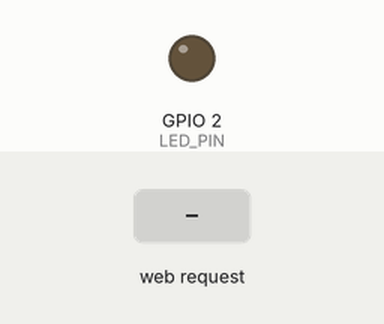
Simulated run of this sketch. Board: ESP32. On the bench: output pins drawn as LEDs (lit = HIGH). Inputs (shaded band) come from the test bench. What the sketch prints to the serial monitor is not drawn.

Above: at 1.2 s.
1.3 s: HTTP request GET /setLight?bright=1 received
At 2.0 s:
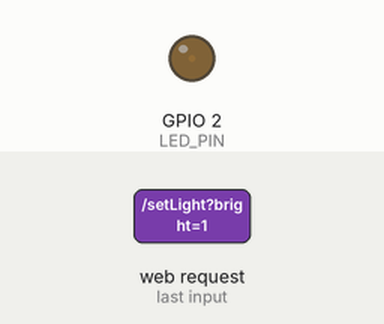
2.8 s: HTTP request GET /setLight?bright=120 received
At 3.1 s:
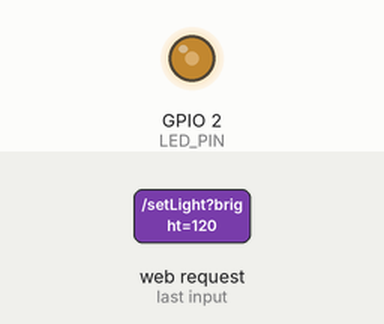
Timing chart, 0 to 5.8 s (numbered marks = the images above; inputs shaded):
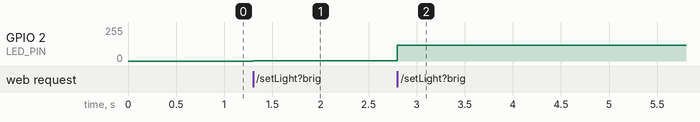

The sketch:

ex07.ino
```cpp
#include <WiFi.h>
#include <WebServer.h>

// ==================== AP热点配置（可自行修改名称密码）====================
const char* apSSID = "ESP32调光器";    // 手机搜到的WiFi名称
const char* apPWD  = "12345678";       // 热点连接密码（至少8位）
#define LED_PIN 2                       // ESP32板载LED引脚
// ======================================================================

WebServer server(80);
int ledBright = 0; // PWM亮度 0~255

// 网页页面：滑动条+JS fetch上传数值
String htmlPage = R"HTML(
<!DOCTYPE html>
<html lang="zh-CN">
<head>
    <meta charset="UTF-8">
    <meta name="viewport" content="width=device-width, initial-scale=1.0">
    <title>ESP32 热点无极调光</title>
    <style>
        body {text-align:center;font-size:22px;margin-top:60px;}
        #slider {width:85%;height:32px;margin:40px 0;}
        #showVal {font-size:30px;color:#ff3300;font-weight:bold;}
    </style>
</head>
<body>
    <h2>LED亮度调节滑块 0~255</h2>
    <!-- 题目要求滑动条 -->
    <input type="range" id="slider" min="0" max="255" value="0">
    <div>当前亮度：<span id="showVal">0</span></div>

    <script>
        let slider = document.getElementById("slider");
        let valText = document.getElementById("showVal");
        // 监听滑块拖动事件
        slider.addEventListener("input", function(){
            let num = this.value;
            valText.innerText = num;
            // fetch发送GET请求传递亮度数值
            fetch("/setLight?bright="+num);
        });
    </script>
</body>
)HTML";

// 主页路由：返回调光网页
void handleRoot(){
  server.send(200, "text/html", htmlPage);
}

// 接收滑块亮度参数路由
void handleSetLight(){
  if(server.hasArg("bright")){
    ledBright = server.arg("bright").toInt();
    analogWrite(LED_PIN, ledBright);
  }
  server.send(200, "text/plain", "OK");
}

void setup() {
  Serial.begin(115200);
  pinMode(LED_PIN, OUTPUT);
  analogWrite(LED_PIN, 0);

  // 启动AP热点模式
  Serial.print("正在创建热点：");
  Serial.println(apSSID);
  // AP固定IP：192.168.4.1（ESP32热点默认地址）
  WiFi.softAP(apSSID, apPWD);
  IPAddress apIP = WiFi.softAPIP();

  Serial.println("热点创建完成！");
  Serial.print("网页访问地址：");
  Serial.println(apIP);

  // 注册网页接口
  server.on("/", handleRoot);
  server.on("/setLight", handleSetLight);
  server.begin();
  Serial.println("Web服务器已运行，连接热点后浏览器输入上方IP调光");
}

void loop() {
  server.handleClient();
}
```

Measured:
- after the input at 1.3 s, GPIO 2 (LED_PIN): 0/255 → 1/255 at once
- after the input at 2.8 s, GPIO 2 (LED_PIN): 1/255 → 120/255 at once
